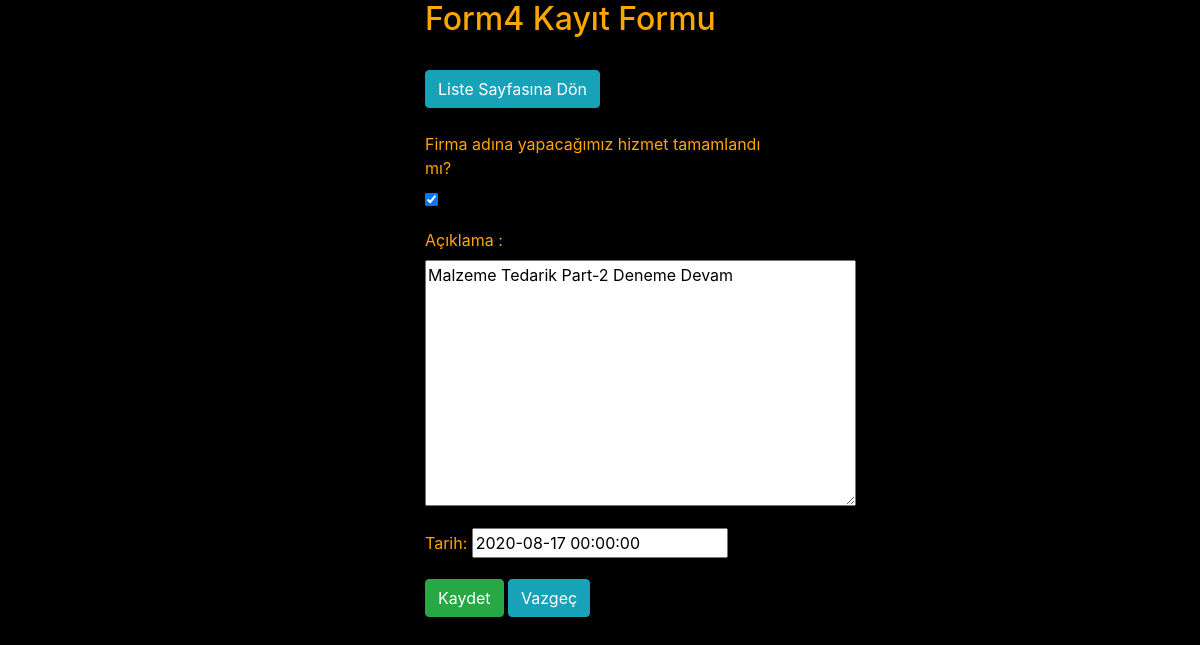
Screenshot of /form4/update/18 (signed in) with the database file from the repository.
### form4/models.py (models this page shows, shortened)
class Form4(models.Model):
    Olusturan = models.ForeignKey(User , on_delete=models.CASCADE , blank=True , null=True)
    Form44=models.ForeignKey(Form3,on_delete=models.PROTECT,null=True,blank=True)
    onay=models.BooleanField(default=False,verbose_name='Firma adına yapacağımız hizmet tamamlandı mı?')
    aciklama=models.TextField(verbose_name='Açıklama                ',blank=True)
    tarih=models.DateTimeField(default=timezone.now, blank=False)

### form4/views.py (the view)
# urls.py: url(r'^update/(?P<pk>\d+)$', views.form6_update, name='update6'),
@login_required(login_url=login_view)
@permission_required('form4.change_form4',login_url=form4_view)
def update(request,pk):
    listem = get_object_or_404(Form4 , id=pk)
    form4 = Form4Form(request.POST or None , instance=listem)
    if form4.is_valid():
        form4.save()
        return redirect('form4_view')
    context = {'form4': form4}
    return render(request, 'Form4/create.html', context)

### form4/forms.py
class Form4Form(forms.ModelForm):
    class Meta:
        model = Form4
        fields = ['onay', 'aciklama', 'tarih']
        widgets={
            'tarih':DatePickerInput(format='%d/%m/%Y'),
        }

### templates/Form4/create.html (shortened to what this page needs)
<!DOCTYPE html>
<html lang="tr">
<head>
    <link href="https://stackpath.bootstrapcdn.com/bootstrap/4.5.0/css/bootstrap.min.css"
 rel="stylesheet">
</head>
<body>
{% load bootstrap4 %}
<div class="container">
 <div class="row justify-content-center">
  <div class="form-group col-md-4 col-md-offset-5 align-center ">
<form class="" method="POST">
    <h2>Form4 Kayıt Formu </h2>
    <br>
        <a href="/form4" class="btn btn-info" role="button" >Liste Sayfasına Dön</a><br>
        <br>
    {{form4.as_p}}
    <input type="submit" value="Kaydet" class="btn btn-success">
        <a href="/form4" class="btn btn-info" role="button">Vazgeç</a>
</form>
  </div>
 </div>
</div>
</body>
</html>

### templates/Form4/create.html (style rules this page uses)
body { background-color:Black;color:orange }

### rows the page displays
Form4: onay "☑", aciklama "Malzeme Tedarik Part-2 Deneme Devam", tarih "2020-08-17 00:00:00"
